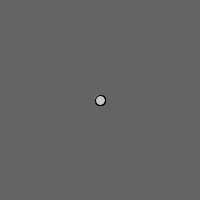
Frame 1 (no input)
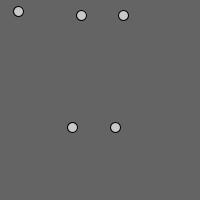
Frame 60 (the mouse pressed at the canvas centre just before this capture)
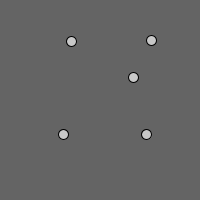
Frame 120 (the mouse held since frame 60 and released just before this capture)

The Processing sketch that drew these frames (run headless with seeded random() and noise(); from frame 60 on, the mouse is pressed at the canvas centre):

// Processing sketch: processing_98080
// ── processing_98080.pde

color bg = color(100);
color fg = color(200);
int balls=5;
int radius = 10;
float x[]=new float[balls], y[]=new float[balls], vx[]=new float[balls], vy[]=new float[balls] ;

void setup()
{
  size(200, 200);
  for (int i=0;i<balls;i++)
  {
    x[i] = width/2;
    y[i] = height/2;
    float a = random(TWO_PI);
    vx[i] = cos(a)*5;
    vy[i] = sin(a)*5;
  }
}
void draw()
{
  background(bg);
  fill(fg);
  for (int i=0;i<balls;i++)   ellipse(x[i], y[i], radius, radius);
  move();
  collide();
}
void move()
{
  float dt = 1;
  for (int i=0;i<balls;i++)
  {
    x[i] += vx[i]*dt;
    y[i] += vy[i]*dt;
  }
}
void collide()

{
  for (int i=0;i<balls;i++)
  {
  if ( x[i]<0 || x[i]>width ) vx[i] = -vx[i];
  if ( y[i]<0 || y[i]>height ) vy[i] = -vy[i];
}
}
